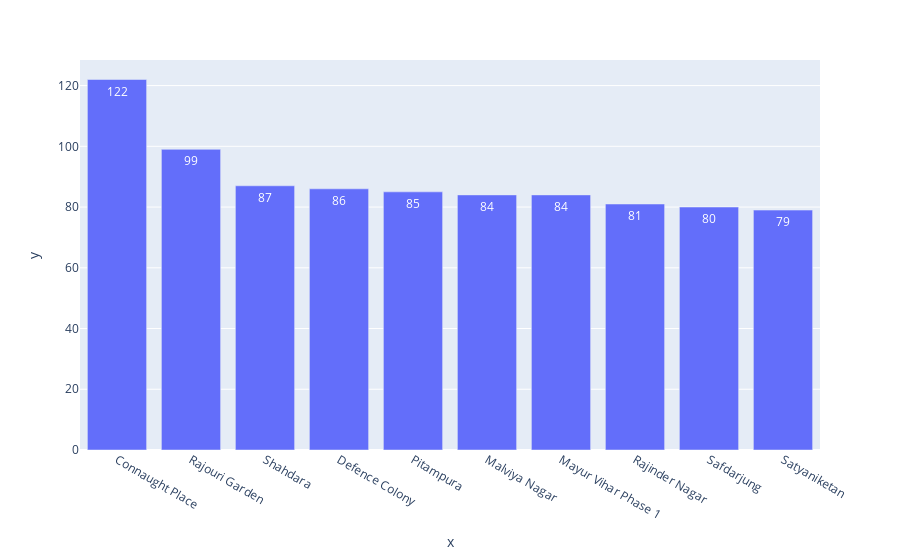

The cell this chart's notebook holds for it:
### Code cell
px.bar(x=Delhi.Locality.value_counts().head(10).index,
y=Delhi.Locality.value_counts().head(10),text=Delhi.Locality.value_counts().head(10))

### Figure 1 — Plotly figure (JSON) as saved in the notebook; plotly's stock layout.template omitted (floating-point values rounded to 4 significant figures)
{"data": [{"alignmentgroup": "True", "hovertemplate": "x=%{x}<br>y=%{y}<br>text=%{text}<extra></extra>", "legendgroup": "", "marker": {"color": "#636efa", "pattern": {"shape": ""}}, "name": "", "offsetgroup": "", "orientation": "v", "showlegend": false, "text": [122, 99, 87, 86, 85, 84, 84, 81, 80, 79], "textposition": "auto", "type": "bar", "x": ["Connaught Place", "Rajouri Garden", "Shahdara", "Defence Colony", "Pitampura", "Malviya Nagar", "Mayur Vihar Phase 1", "Rajinder Nagar", "Safdarjung", "Satyaniketan"], "xaxis": "x", "y": [122, 99, 87, 86, 85, 84, 84, 81, 80, 79], "yaxis": "y"}], "layout": {"autosize": true, "barmode": "relative", "legend": {"tracegroupgap": 0}, "margin": {"t": 60}, "xaxis": {"anchor": "y", "autorange": true, "domain": [0, 1], "range": [-0.5, 9.5], "title": {"text": "x"}, "type": "category"}, "yaxis": {"anchor": "x", "autorange": true, "domain": [0, 1], "range": [0, 128.4], "title": {"text": "y"}, "type": "linear"}}}
